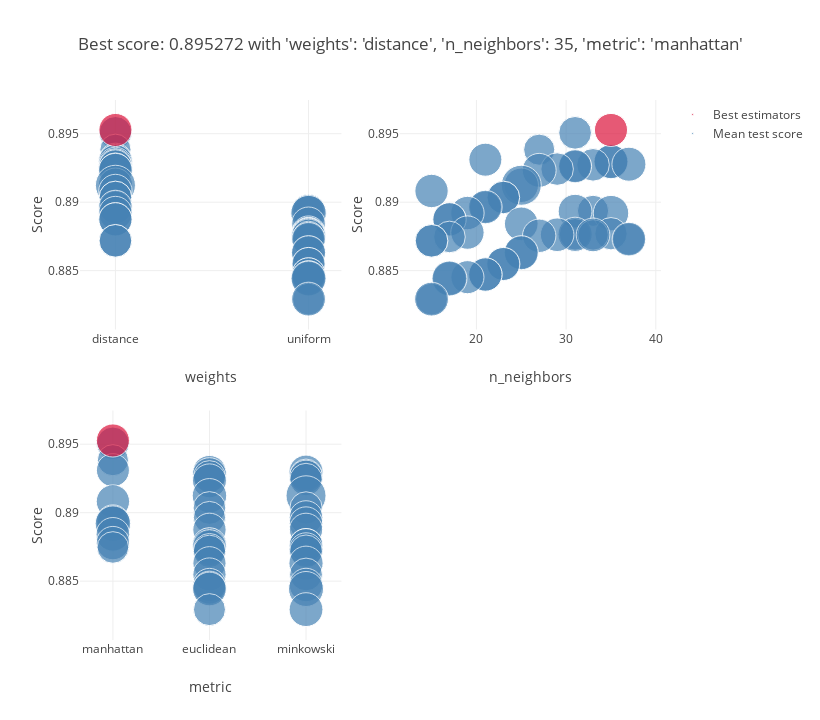

The code cell stored with this chart in its notebook:
### Code cell
# plot parameters and scores
plot_grid_search(model_knn_random_search)

### Figure 1 — Plotly figure (JSON) as saved in the notebook; plotly's stock layout.template omitted (floating-point values rounded to 4 significant figures)
{"data": [{"marker": {"color": "SteelBlue", "size": [0.01101, 0.009996, 0.01122, 0.0115, 0.012, 0.01191, 0.01096, 0.01072, 0.0113, 0.0109, 0.01184, 0.01223, 0.01649, 0.01144, 0.0108, 0.01106, 0.01069, 0.0116, 0.01002, 0.01177, 0.01148, 0.01297, 0.01139, 0.01141, 0.01167, 0.01146, 0.01081, 0.0103, 0.01207, 0.0116, 0.009627, 0.01169, 0.0115, 0.0103, 0.0108, 0.01167, 0.0108, 0.01107, 0.0113, 0.01202, 0.01108, 0.01133, 0.0114, 0.01154, 0.01126, 0.01171, 0.01264, 0.01056, 0.0118], "sizemin": 4, "sizemode": "area", "sizeref": 2.061e-05}, "mode": "markers", "name": "Mean test score", "showlegend": true, "text": ["'metric': 'manhattan',<br /> 'n_neighbors': 31,<br /> 'weights': 'distance'", "'metric': 'manhattan',<br /> 'n_neighbors': 27,<br /> 'weights': 'distance'", "'metric': 'manhattan',<br /> 'n_neighbors': 21,<br /> 'weights': 'distance'", "'metric': 'euclidean',<br /> 'n_neighbors': 35,<br /> 'weights': 'distance'", "'metric': 'minkowski',<br /> 'n_neighbors': 35,<br /> 'weights': 'distance'", "'metric': 'euclidean',<br /> 'n_neighbors': 37,<br /> 'weights': 'distance'", "'metric': 'minkowski',<br /> 'n_neighbors': 33,<br /> 'weights': 'distance'", "'metric': 'euclidean',<br /> 'n_neighbors': 31,<br /> 'weights': 'distance'", "'metric': 'minkowski',<br /> 'n_neighbors': 31,<br /> 'weights': 'distance'", "'metric': 'minkowski',<br /> 'n_neighbors': 29,<br /> 'weights': 'distance'", "'metric': 'euclidean',<br /> 'n_neighbors': 27,<br /> 'weights': 'distance'", "'metric': 'euclidean',<br /> 'n_neighbors': 25,<br /> 'weights': 'distance'", "'metric': 'minkowski',<br /> 'n_neighbors': 25,<br /> 'weights': 'distance'", "'metric': 'manhattan',<br /> 'n_neighbors': 15,<br /> 'weights': 'distance'", "'metric': 'minkowski',<br /> 'n_neighbors': 23,<br /> 'weights': 'distance'", "'metric': 'euclidean',<br /> 'n_neighbors': 23,<br /> 'weights': 'distance'", "'metric': 'euclidean',<br /> 'n_neighbors': 21,<br /> 'weights': 'distance'", "'metric': 'minkowski',<br /> 'n_neighbors': 21,<br /> 'weights': 'distance'", "'metric': 'manhattan',<br /> 'n_neighbors': 33,<br /> 'weights': 'uniform'", "'metric': 'manhattan',<br /> 'n_neighbors': 31,<br /> 'weights': 'uniform'", "'metric': 'minkowski',<br /> 'n_neighbors': 19,<br /> 'weights': 'distance'", "'metric': 'manhattan',<br /> 'n_neighbors': 35,<br /> 'weights': 'uniform'", "'metric': 'minkowski',<br /> 'n_neighbors': 17,<br /> 'weights': 'distance'", "'metric': 'euclidean',<br /> 'n_neighbors': 17,<br /> 'weights': 'distance'", "'metric': 'manhattan',<br /> 'n_neighbors': 25,<br /> 'weights': 'uniform'", "'metric': 'manhattan',<br /> 'n_neighbors': 19,<br /> 'weights': 'uniform'", "'metric': 'euclidean',<br /> 'n_neighbors': 35,<br /> 'weights': 'uniform'", "'metric': 'minkowski',<br /> 'n_neighbors': 31,<br /> 'weights': 'uniform'", "'metric': 'euclidean',<br /> 'n_neighbors': 31,<br /> 'weights': 'uniform'", "'metric': 'minkowski',<br /> 'n_neighbors': 29,<br /> 'weights': 'uniform'", "'metric': 'euclidean',<br /> 'n_neighbors': 33,<br /> 'weights': 'uniform'", "'metric': 'minkowski',<br /> 'n_neighbors': 33,<br /> 'weights': 'uniform'", "'metric': 'euclidean',<br /> 'n_neighbors': 27,<br /> 'weights': 'uniform'", "'metric': 'manhattan',<br /> 'n_neighbors': 17,<br /> 'weights': 'uniform'", "'metric': 'euclidean',<br /> 'n_neighbors': 37,<br /> 'weights': 'uniform'", "'metric': 'minkowski',<br /> 'n_neighbors': 37,<br /> 'weights': 'uniform'", "'metric': 'euclidean',<br /> 'n_neighbors': 15,<br /> 'weights': 'distance'", "'metric': 'minkowski',<br /> 'n_neighbors': 15,<br /> 'weights': 'distance'", "'metric': 'euclidean',<br /> 'n_neighbors': 25,<br /> 'weights': 'uniform'", "'metric': 'minkowski',<br /> 'n_neighbors': 25,<br /> 'weights': 'uniform'", "'metric': 'minkowski',<br /> 'n_neighbors': 23,<br /> 'weights': 'uniform'", "'metric': 'euclidean',<br /> 'n_neighbors': 23,<br /> 'weights': 'uniform'", "'metric': 'euclidean',<br /> 'n_neighbors': 21,<br /> 'weights': 'uniform'", "'metric': 'minkowski',<br /> 'n_neighbors': 21,<br /> 'weights': 'uniform'", "'metric': 'euclidean',<br /> 'n_neighbors': 19,<br /> 'weights': 'uniform'", "'metric': 'euclidean',<br /> 'n_neighbors': 17,<br /> 'weights': 'uniform'", "'metric': 'minkowski',<br /> 'n_neighbors': 17,<br /> 'weights': 'uniform'", "'metric': 'euclidean',<br /> 'n_neighbors': 15,<br /> 'weights': 'uniform'", "'metric': 'minkowski',<br /> 'n_neighbors': 15,<br /> 'weights': 'uniform'"], "type": "scatter", "x": ["distance", "distance", "distance", "distance", "distance", "distance", "distance", "distance", "distance", "distance", "distance", "distance", "distance", "distance", "distance", "distance", "distance", "distance", "uniform", "uniform", "distance", "uniform", "distance", "distance", "uniform", "uniform", "uniform", "uniform", "uniform", "uniform", "uniform", "uniform", "uniform", "uniform", "uniform", "uniform", "distance", "distance", "uniform", "uniform", "uniform", "uniform", "uniform", "uniform", "uniform", "uniform", "uniform", "uniform", "uniform"], "xaxis": "x", "y": [0.8951, 0.8938, 0.8931, 0.893, 0.893, 0.8928, 0.8927, 0.8926, 0.8926, 0.8924, 0.8923, 0.8912, 0.8912, 0.8908, 0.8903, 0.8903, 0.8896, 0.8896, 0.8894, 0.8893, 0.8892, 0.8892, 0.8887, 0.8887, 0.8884, 0.8878, 0.8877, 0.8877, 0.8877, 0.8876, 0.8876, 0.8876, 0.8875, 0.8875, 0.8873, 0.8873, 0.8872, 0.8872, 0.8863, 0.8863, 0.8855, 0.8855, 0.8847, 0.8847, 0.8845, 0.8844, 0.8844, 0.8829, 0.8829], "yaxis": "y"}, {"marker": {"color": "Crimson", "size": [0.01129], "sizemin": 4, "sizemode": "area", "sizeref": 2.061e-05}, "mode": "markers", "name": "Best estimators", "showlegend": true, "text": ["{'weights': 'distance', 'n_neighbors': 35, 'metric': 'manhattan'}"], "type": "scatter", "x": ["distance"], "xaxis": "x", "y": [0.8953], "yaxis": "y"}, {"marker": {"color": "SteelBlue", "size": [0.01101, 0.009996, 0.01122, 0.0115, 0.012, 0.01191, 0.01096, 0.01072, 0.0113, 0.0109, 0.01184, 0.01223, 0.01649, 0.01144, 0.0108, 0.01106, 0.01069, 0.0116, 0.01002, 0.01177, 0.01148, 0.01297, 0.01139, 0.01141, 0.01167, 0.01146, 0.01081, 0.0103, 0.01207, 0.0116, 0.009627, 0.01169, 0.0115, 0.0103, 0.0108, 0.01167, 0.0108, 0.01107, 0.0113, 0.01202, 0.01108, 0.01133, 0.0114, 0.01154, 0.01126, 0.01171, 0.01264, 0.01056, 0.0118], "sizemin": 4, "sizemode": "area", "sizeref": 2.061e-05}, "mode": "markers", "name": "Mean test score", "showlegend": false, "text": ["'metric': 'manhattan',<br /> 'n_neighbors': 31,<br /> 'weights': 'distance'", "'metric': 'manhattan',<br /> 'n_neighbors': 27,<br /> 'weights': 'distance'", "'metric': 'manhattan',<br /> 'n_neighbors': 21,<br /> 'weights': 'distance'", "'metric': 'euclidean',<br /> 'n_neighbors': 35,<br /> 'weights': 'distance'", "'metric': 'minkowski',<br /> 'n_neighbors': 35,<br /> 'weights': 'distance'", "'metric': 'euclidean',<br /> 'n_neighbors': 37,<br /> 'weights': 'distance'", "'metric': 'minkowski',<br /> 'n_neighbors': 33,<br /> 'weights': 'distance'", "'metric': 'euclidean',<br /> 'n_neighbors': 31,<br /> 'weights': 'distance'", "'metric': 'minkowski',<br /> 'n_neighbors': 31,<br /> 'weights': 'distance'", "'metric': 'minkowski',<br /> 'n_neighbors': 29,<br /> 'weights': 'distance'", "'metric': 'euclidean',<br /> 'n_neighbors': 27,<br /> 'weights': 'distance'", "'metric': 'euclidean',<br /> 'n_neighbors': 25,<br /> 'weights': 'distance'", "'metric': 'minkowski',<br /> 'n_neighbors': 25,<br /> 'weights': 'distance'", "'metric': 'manhattan',<br /> 'n_neighbors': 15,<br /> 'weights': 'distance'", "'metric': 'minkowski',<br /> 'n_neighbors': 23,<br /> 'weights': 'distance'", "'metric': 'euclidean',<br /> 'n_neighbors': 23,<br /> 'weights': 'distance'", "'metric': 'euclidean',<br /> 'n_neighbors': 21,<br /> 'weights': 'distance'", "'metric': 'minkowski',<br /> 'n_neighbors': 21,<br /> 'weights': 'distance'", "'metric': 'manhattan',<br /> 'n_neighbors': 33,<br /> 'weights': 'uniform'", "'metric': 'manhattan',<br /> 'n_neighbors': 31,<br /> 'weights': 'uniform'", "'metric': 'minkowski',<br /> 'n_neighbors': 19,<br /> 'weights': 'distance'", "'metric': 'manhattan',<br /> 'n_neighbors': 35,<br /> 'weights': 'uniform'", "'metric': 'minkowski',<br /> 'n_neighbors': 17,<br /> 'weights': 'distance'", "'metric': 'euclidean',<br /> 'n_neighbors': 17,<br /> 'weights': 'distance'", "'metric': 'manhattan',<br /> 'n_neighbors': 25,<br /> 'weights': 'uniform'", "'metric': 'manhattan',<br /> 'n_neighbors': 19,<br /> 'weights': 'uniform'", "'metric': 'euclidean',<br /> 'n_neighbors': 35,<br /> 'weights': 'uniform'", "'metric': 'minkowski',<br /> 'n_neighbors': 31,<br /> 'weights': 'uniform'", "'metric': 'euclidean',<br /> 'n_neighbors': 31,<br /> 'weights': 'uniform'", "'metric': 'minkowski',<br /> 'n_neighbors': 29,<br /> 'weights': 'uniform'", "'metric': 'euclidean',<br /> 'n_neighbors': 33,<br /> 'weights': 'uniform'", "'metric': 'minkowski',<br /> 'n_neighbors': 33,<br /> 'weights': 'uniform'", "'metric': 'euclidean',<br /> 'n_neighbors': 27,<br /> 'weights': 'uniform'", "'metric': 'manhattan',<br /> 'n_neighbors': 17,<br /> 'weights': 'uniform'", "'metric': 'euclidean',<br /> 'n_neighbors': 37,<br /> 'weights': 'uniform'", "'metric': 'minkowski',<br /> 'n_neighbors': 37,<br /> 'weights': 'uniform'", "'metric': 'euclidean',<br /> 'n_neighbors': 15,<br /> 'weights': 'distance'", "'metric': 'minkowski',<br /> 'n_neighbors': 15,<br /> 'weights': 'distance'", "'metric': 'euclidean',<br /> 'n_neighbors': 25,<br /> 'weights': 'uniform'", "'metric': 'minkowski',<br /> 'n_neighbors': 25,<br /> 'weights': 'uniform'", "'metric': 'minkowski',<br /> 'n_neighbors': 23,<br /> 'weights': 'uniform'", "'metric': 'euclidean',<br /> 'n_neighbors': 23,<br /> 'weights': 'uniform'", "'metric': 'euclidean',<br /> 'n_neighbors': 21,<br /> 'weights': 'uniform'", "'metric': 'minkowski',<br /> 'n_neighbors': 21,<br /> 'weights': 'uniform'", "'metric': 'euclidean',<br /> 'n_neighbors': 19,<br /> 'weights': 'uniform'", "'metric': 'euclidean',<br /> 'n_neighbors': 17,<br /> 'weights': 'uniform'", "'metric': 'minkowski',<br /> 'n_neighbors': 17,<br /> 'weights': 'uniform'", "'metric': 'euclidean',<br /> 'n_neighbors': 15,<br /> 'weights': 'uniform'", "'metric': 'minkowski',<br /> 'n_neighbors': 15,<br /> 'weights': 'uniform'"], "type": "scatter", "x": [31, 27, 21, 35, 35, 37, 33, 31, 31, 29, 27, 25, 25, 15, 23, 23, 21, 21, 33, 31, 19, 35, 17, 17, 25, 19, 35, 31, 31, 29, 33, 33, 27, 17, 37, 37, 15, 15, 25, 25, 23, 23, 21, 21, 19, 17, 17, 15, 15], "xaxis": "x2", "y": [0.8951, 0.8938, 0.8931, 0.893, 0.893, 0.8928, 0.8927, 0.8926, 0.8926, 0.8924, 0.8923, 0.8912, 0.8912, 0.8908, 0.8903, 0.8903, 0.8896, 0.8896, 0.8894, 0.8893, 0.8892, 0.8892, 0.8887, 0.8887, 0.8884, 0.8878, 0.8877, 0.8877, 0.8877, 0.8876, 0.8876, 0.8876, 0.8875, 0.8875, 0.8873, 0.8873, 0.8872, 0.8872, 0.8863, 0.8863, 0.8855, 0.8855, 0.8847, 0.8847, 0.8845, 0.8844, 0.8844, 0.8829, 0.8829], "yaxis": "y2"}, {"marker": {"color": "Crimson", "size": [0.01129], "sizemin": 4, "sizemode": "area", "sizeref": 2.061e-05}, "mode": "markers", "name": "Best estimators", "showlegend": false, "text": ["{'weights': 'distance', 'n_neighbors': 35, 'metric': 'manhattan'}"], "type": "scatter", "x": [35], "xaxis": "x2", "y": [0.8953], "yaxis": "y2"}, {"marker": {"color": "SteelBlue", "size": [0.01101, 0.009996, 0.01122, 0.0115, 0.012, 0.01191, 0.01096, 0.01072, 0.0113, 0.0109, 0.01184, 0.01223, 0.01649, 0.01144, 0.0108, 0.01106, 0.01069, 0.0116, 0.01002, 0.01177, 0.01148, 0.01297, 0.01139, 0.01141, 0.01167, 0.01146, 0.01081, 0.0103, 0.01207, 0.0116, 0.009627, 0.01169, 0.0115, 0.0103, 0.0108, 0.01167, 0.0108, 0.01107, 0.0113, 0.01202, 0.01108, 0.01133, 0.0114, 0.01154, 0.01126, 0.01171, 0.01264, 0.01056, 0.0118], "sizemin": 4, "sizemode": "area", "sizeref": 2.061e-05}, "mode": "markers", "name": "Mean test score", "showlegend": false, "text": ["'metric': 'manhattan',<br /> 'n_neighbors': 31,<br /> 'weights': 'distance'", "'metric': 'manhattan',<br /> 'n_neighbors': 27,<br /> 'weights': 'distance'", "'metric': 'manhattan',<br /> 'n_neighbors': 21,<br /> 'weights': 'distance'", "'metric': 'euclidean',<br /> 'n_neighbors': 35,<br /> 'weights': 'distance'", "'metric': 'minkowski',<br /> 'n_neighbors': 35,<br /> 'weights': 'distance'", "'metric': 'euclidean',<br /> 'n_neighbors': 37,<br /> 'weights': 'distance'", "'metric': 'minkowski',<br /> 'n_neighbors': 33,<br /> 'weights': 'distance'", "'metric': 'euclidean',<br /> 'n_neighbors': 31,<br /> 'weights': 'distance'", "'metric': 'minkowski',<br /> 'n_neighbors': 31,<br /> 'weights': 'distance'", "'metric': 'minkowski',<br /> 'n_neighbors': 29,<br /> 'weights': 'distance'", "'metric': 'euclidean',<br /> 'n_neighbors': 27,<br /> 'weights': 'distance'", "'metric': 'euclidean',<br /> 'n_neighbors': 25,<br /> 'weights': 'distance'", "'metric': 'minkowski',<br /> 'n_neighbors': 25,<br /> 'weights': 'distance'", "'metric': 'manhattan',<br /> 'n_neighbors': 15,<br /> 'weights': 'distance'", "'metric': 'minkowski',<br /> 'n_neighbors': 23,<br /> 'weights': 'distance'", "'metric': 'euclidean',<br /> 'n_neighbors': 23,<br /> 'weights': 'distance'", "'metric': 'euclidean',<br /> 'n_neighbors': 21,<br /> 'weights': 'distance'", "'metric': 'minkowski',<br /> 'n_neighbors': 21,<br /> 'weights': 'distance'", "'metric': 'manhattan',<br /> 'n_neighbors': 33,<br /> 'weights': 'uniform'", "'metric': 'manhattan',<br /> 'n_neighbors': 31,<br /> 'weights': 'uniform'", "'metric': 'minkowski',<br /> 'n_neighbors': 19,<br /> 'weights': 'distance'", "'metric': 'manhattan',<br /> 'n_neighbors': 35,<br /> 'weights': 'uniform'", "'metric': 'minkowski',<br /> 'n_neighbors': 17,<br /> 'weights': 'distance'", "'metric': 'euclidean',<br /> 'n_neighbors': 17,<br /> 'weights': 'distance'", "'metric': 'manhattan',<br /> 'n_neighbors': 25,<br /> 'weights': 'uniform'", "'metric': 'manhattan',<br /> 'n_neighbors': 19,<br /> 'weights': 'uniform'", "'metric': 'euclidean',<br /> 'n_neighbors': 35,<br /> 'weights': 'uniform'", "'metric': 'minkowski',<br /> 'n_neighbors': 31,<br /> 'weights': 'uniform'", "'metric': 'euclidean',<br /> 'n_neighbors': 31,<br /> 'weights': 'uniform'", "'metric': 'minkowski',<br /> 'n_neighbors': 29,<br /> 'weights': 'uniform'", "'metric': 'euclidean',<br /> 'n_neighbors': 33,<br /> 'weights': 'uniform'", "'metric': 'minkowski',<br /> 'n_neighbors': 33,<br /> 'weights': 'uniform'", "'metric': 'euclidean',<br /> 'n_neighbors': 27,<br /> 'weights': 'uniform'", "'metric': 'manhattan',<br /> 'n_neighbors': 17,<br /> 'weights': 'uniform'", "'metric': 'euclidean',<br /> 'n_neighbors': 37,<br /> 'weights': 'uniform'", "'metric': 'minkowski',<br /> 'n_neighbors': 37,<br /> 'weights': 'uniform'", "'metric': 'euclidean',<br /> 'n_neighbors': 15,<br /> 'weights': 'distance'", "'metric': 'minkowski',<br /> 'n_neighbors': 15,<br /> 'weights': 'distance'", "'metric': 'euclidean',<br /> 'n_neighbors': 25,<br /> 'weights': 'uniform'", "'metric': 'minkowski',<br /> 'n_neighbors': 25,<br /> 'weights': 'uniform'", "'metric': 'minkowski',<br /> 'n_neighbors': 23,<br /> 'weights': 'uniform'", "'metric': 'euclidean',<br /> 'n_neighbors': 23,<br /> 'weights': 'uniform'", "'metric': 'euclidean',<br /> 'n_neighbors': 21,<br /> 'weights': 'uniform'", "'metric': 'minkowski',<br /> 'n_neighbors': 21,<br /> 'weights': 'uniform'", "'metric': 'euclidean',<br /> 'n_neighbors': 19,<br /> 'weights': 'uniform'", "'metric': 'euclidean',<br /> 'n_neighbors': 17,<br /> 'weights': 'uniform'", "'metric': 'minkowski',<br /> 'n_neighbors': 17,<br /> 'weights': 'uniform'", "'metric': 'euclidean',<br /> 'n_neighbors': 15,<br /> 'weights': 'uniform'", "'metric': 'minkowski',<br /> 'n_neighbors': 15,<br /> 'weights': 'uniform'"], "type": "scatter", "x": ["manhattan", "manhattan", "manhattan", "euclidean", "minkowski", "euclidean", "minkowski", "euclidean", "minkowski", "minkowski", "euclidean", "euclidean", "minkowski", "manhattan", "minkowski", "euclidean", "euclidean", "minkowski", "manhattan", "manhattan", "minkowski", "manhattan", "minkowski", "euclidean", "manhattan", "manhattan", "euclidean", "minkowski", "euclidean", "minkowski", "euclidean", "minkowski", "euclidean", "manhattan", "euclidean", "minkowski", "euclidean", "minkowski", "euclidean", "minkowski", "minkowski", "euclidean", "euclidean", "minkowski", "euclidean", "euclidean", "minkowski", "euclidean", "minkowski"], "xaxis": "x3", "y": [0.8951, 0.8938, 0.8931, 0.893, 0.893, 0.8928, 0.8927, 0.8926, 0.8926, 0.8924, 0.8923, 0.8912, 0.8912, 0.8908, 0.8903, 0.8903, 0.8896, 0.8896, 0.8894, 0.8893, 0.8892, 0.8892, 0.8887, 0.8887, 0.8884, 0.8878, 0.8877, 0.8877, 0.8877, 0.8876, 0.8876, 0.8876, 0.8875, 0.8875, 0.8873, 0.8873, 0.8872, 0.8872, 0.8863, 0.8863, 0.8855, 0.8855, 0.8847, 0.8847, 0.8845, 0.8844, 0.8844, 0.8829, 0.8829], "yaxis": "y3"}, {"marker": {"color": "Crimson", "size": [0.01129], "sizemin": 4, "sizemode": "area", "sizeref": 2.061e-05}, "mode": "markers", "name": "Best estimators", "showlegend": false, "text": ["{'weights': 'distance', 'n_neighbors': 35, 'metric': 'manhattan'}"], "type": "scatter", "x": ["manhattan"], "xaxis": "x3", "y": [0.8953], "yaxis": "y3"}], "layout": {"height": 720, "hovermode": "closest", "legend": {"traceorder": "reversed"}, "title": {"text": "Best score: 0.895272 with 'weights': 'distance', 'n_neighbors': 35, 'metric': 'manhattan'"}, "width": 820, "xaxis": {"anchor": "y", "domain": [0, 0.45], "title": {"text": "weights"}}, "xaxis2": {"anchor": "y2", "domain": [0.55, 1], "title": {"text": "n_neighbors"}}, "xaxis3": {"anchor": "y3", "domain": [0, 0.45], "title": {"text": "metric"}}, "xaxis4": {"anchor": "y4", "domain": [0.55, 1]}, "yaxis": {"anchor": "x", "domain": [0.575, 1], "title": {"text": "Score"}}, "yaxis2": {"anchor": "x2", "domain": [0.575, 1], "title": {"text": "Score"}}, "yaxis3": {"anchor": "x3", "domain": [0, 0.425], "title": {"text": "Score"}}, "yaxis4": {"anchor": "x4", "domain": [0, 0.425]}}}
